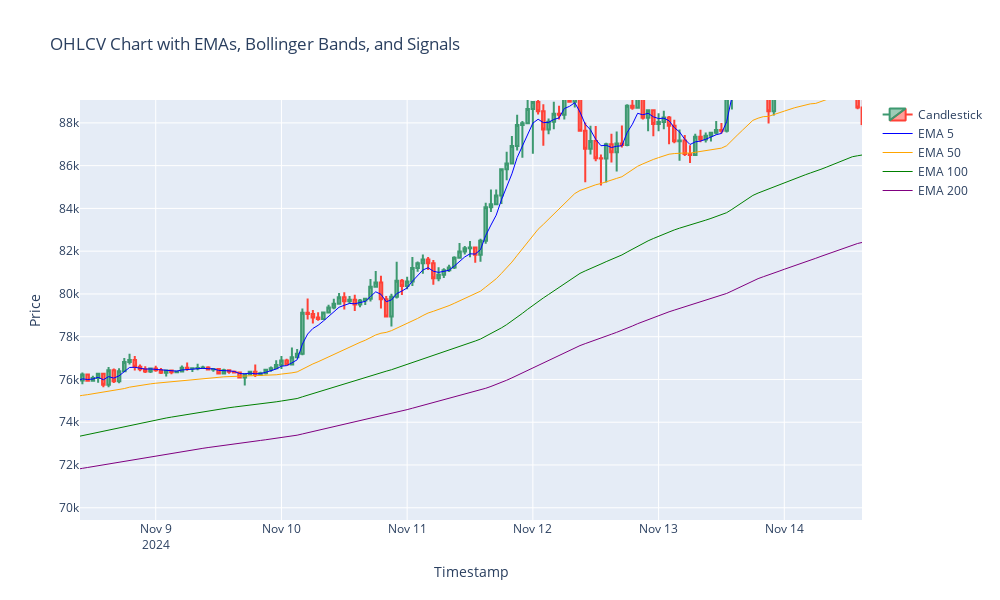

Notebook source saved alongside this figure:
### Code cell
df_tail_n = df_emas_bollinger_bands_with_orders.tail(2000)
show_emas = True
show_bollinger = False

# Initialize the figure with the candlestick chart
fig = go.Figure(data=[go.Candlestick(
    x=df_tail_n['timestamp'],
    open=df_tail_n['open'],
    high=df_tail_n['high'],
    low=df_tail_n['low'],
    close=df_tail_n['close'],
    name='Candlestick'
)])
if show_emas:
    fig.add_trace(go.Scatter(
        x=df_tail_n['timestamp'],
        y=df_tail_n['ema_5'],
        mode='lines',
        line=dict(color='blue', width=1),
        name='EMA 5'
    ))
    fig.add_trace(go.Scatter(
        x=df_tail_n['timestamp'],
        y=df_tail_n['ema_40'],
        mode='lines',
        line=dict(color='orange', width=1),
        name='EMA 50'
    ))
    fig.add_trace(go.Scatter(
        x=df_tail_n['timestamp'],
        y=df_tail_n['ema_100'],
        mode='lines',
        line=dict(color='green', width=1),
        name='EMA 100'
    ))
    fig.add_trace(go.Scatter(
        x=df_tail_n['timestamp'],
        y=df_tail_n['ema_200'],
        mode='lines',
        line=dict(color='purple', width=1),
        name='EMA 200'
    ))

if show_bollinger:
    # Add Bollinger Bands
    fig.add_trace(go.Scatter(
        x=df_tail_n['timestamp'],
        y=df_tail_n['bollinger_upper_period'],
        mode='lines',
        line=dict(color='gray', width=1, dash='dash'),
        name='Bollinger Upper'
    ))
    fig.add_trace(go.Scatter(
        x=df_tail_n['timestamp'],
        y=df_tail_n['bollinger_lower_period'],
        mode='lines',
        line=dict(color='gray', width=1, dash='dash'),
        name='Bollinger Lower'
    ))
    
    # Add green triangles for `enterLong`
    fig.add_trace(go.Scatter(
        x=df_tail_n[df_tail_n['enterLong'] == 1]['timestamp'],
        y=df_tail_n[df_tail_n['enterLong'] == 1]['close'],
        mode='markers',
        marker=dict(symbol='triangle-up', color='green', size=10),
        name='Enter Long'
    ))

    # Add red triangles for `exitLong`
    fig.add_trace(go.Scatter(
        x=df_tail_n[df_tail_n['exitLong'] == 1]['timestamp'],
        y=df_tail_n[df_tail_n['exitLong'] == 1]['close'],
        mode='markers',
        marker=dict(symbol='triangle-down', color='red', size=10),
        name='Exit Long'
    ))

# Update layout
fig.update_layout(
    title='OHLCV Chart with EMAs, Bollinger Bands, and Signals',
    xaxis_title='Timestamp',
    yaxis_title='Price',
    xaxis_rangeslider_visible=False,
    width=1000,
    height=600
)

# Show the figure
fig.show()

### Figure 1 — Plotly figure (JSON) as saved in the notebook; plotly's stock layout.template omitted (floating-point values rounded to 4 significant figures; data arrays with more than 128 entries replaced by an {"elided": "..."} marker saying what was removed)
{"data": [{"close": {"elided": "2000 float values"}, "high": {"elided": "2000 float values"}, "low": {"elided": "2000 float values"}, "name": "Candlestick", "open": {"elided": "2000 float values"}, "type": "candlestick", "x": {"elided": "2000 str values"}}, {"line": {"color": "blue", "width": 1}, "mode": "lines", "name": "EMA 5", "type": "scatter", "x": {"elided": "2000 str values"}, "y": {"elided": "2000 float values"}}, {"line": {"color": "orange", "width": 1}, "mode": "lines", "name": "EMA 50", "type": "scatter", "x": {"elided": "2000 str values"}, "y": {"elided": "2000 float values"}}, {"line": {"color": "green", "width": 1}, "mode": "lines", "name": "EMA 100", "type": "scatter", "x": {"elided": "2000 str values"}, "y": {"elided": "2000 float values"}}, {"line": {"color": "purple", "width": 1}, "mode": "lines", "name": "EMA 200", "type": "scatter", "x": {"elided": "2000 str values"}, "y": {"elided": "2000 float values"}}], "layout": {"dragmode": "pan", "height": 600, "title": {"text": "OHLCV Chart with EMAs, Bollinger Bands, and Signals"}, "width": 1000, "xaxis": {"autorange": false, "range": ["2024-11-08 09:32:34.2826", "2024-11-14 14:50:06.02"], "rangeslider": {"visible": false, "yaxis": {}}, "title": {"text": "Timestamp"}, "type": "date"}, "yaxis": {"autorange": false, "range": [69430.0, 89070.0], "title": {"text": "Price"}, "type": "linear"}}}
